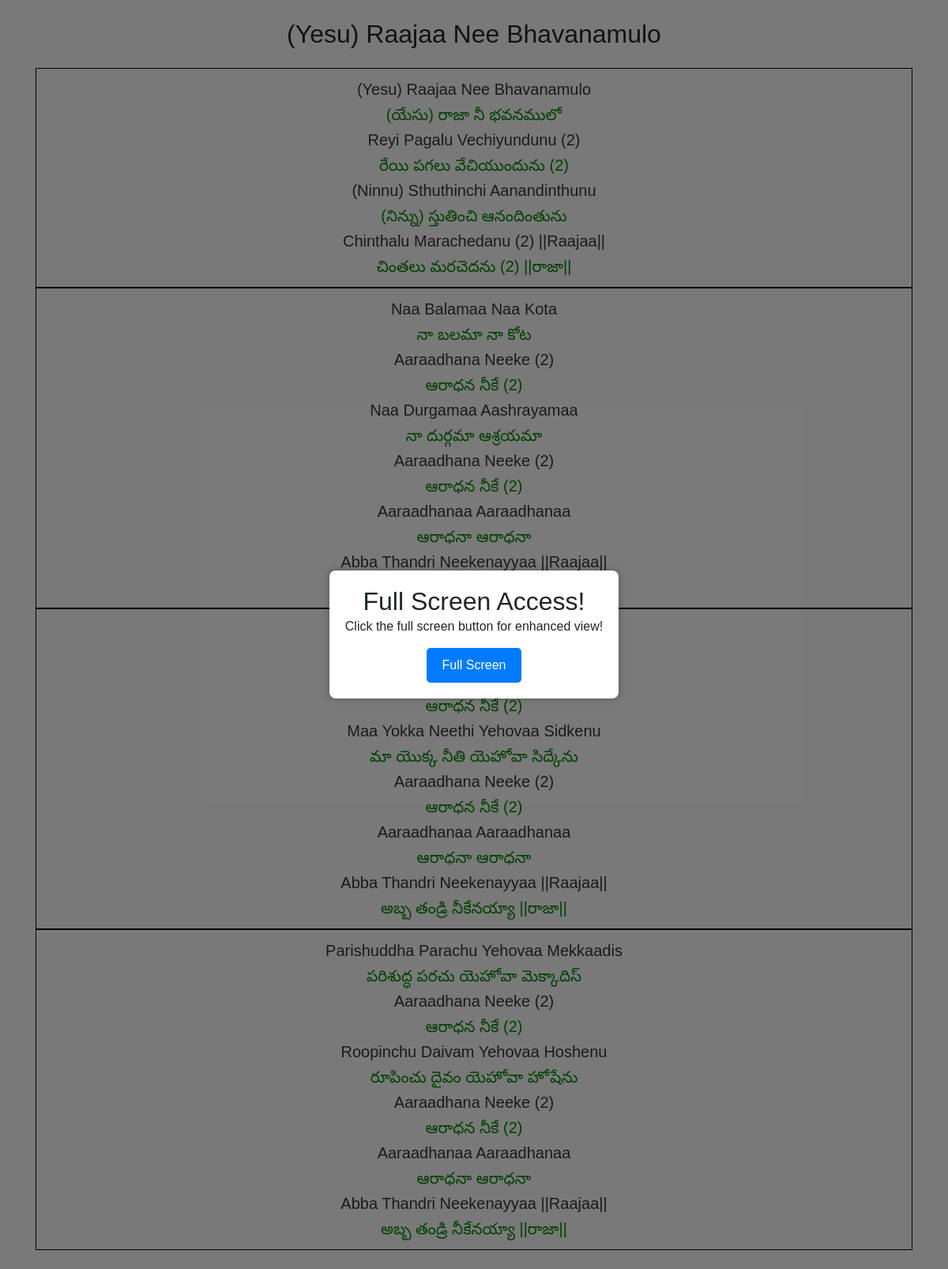
/song/968, run on the app's committed database.
### tables this page shows
CREATE TABLE songs (
            id INTEGER PRIMARY KEY AUTOINCREMENT,
            title TEXT,
            alternate_title TEXT,
            lyrics TEXT,
            transliteration TEXT,
            chord TEXT,
            search_title TEXT,
            search_lyrics TEXT,
            youtube_link TEXT,
            create_date TEXT,
            modified_date TEXT,
            username TEXT,
            FOREIGN KEY (username) REFERENCES users(username)
        );

### server.py (the view)
@app.route('/song/<id>')
def song(id):
    try:
        conn = sqlite3.connect(DATABASE)
        cursor = conn.cursor()
        cursor.execute('SELECT lyrics, transliteration, chord, title, youtube_link FROM songs WHERE id = ?', (int(id),))
        row = cursor.fetchone()
        conn.close()
        lyrics = song_view(row[0], row[1], row[2])
    except:
        conn.close()
        return "Song Not Available!"
    return render_template("song_viewer.html", lyrics=lyrics, song_title=row[3], link = row[4])

### templates/song_viewer.html (shortened to what this page needs)
<!DOCTYPE html>
<html lang="en">
<head>
    <link rel="stylesheet" href="https://cdn.jsdelivr.net/npm/bootstrap@4.5.3/dist/css/bootstrap.min.css">
</head>
<body>
    <div class="overlay" id="overlay">
        <div class="popup-card" id="popupCard">
            <h2>Full Screen Access!</h2>
            <p>Click the full screen button for enhanced view!</p>
            <button onclick="full()">Full Screen</button>
        </div>
    </div>
    <div class="container" id="container">
        <br>
        <center>
            <h2>{{song_title}}</h2>
        </center>
        <br>
        <div class="song-lyrics">
            <center>{{lyrics | safe}}</center>
        </div>
    </div>
    <br>
</body>
</html>

### templates/song_viewer.html (style rules this page uses)
.overlay { display: none; position: fixed; top: 0; left: 0; width: 100%; height: 100%; background-color: rgba(0, 0, 0, 0.5); justify-content: center; align-items: center; }
.popup-card { background-color: white; padding: 20px; border-radius: 8px; box-shadow: 0 0 10px rgba(0, 0, 0, 0.3); text-align: center; }
button { padding: 10px 20px; background-color: #007bff; color: white; border: none; border-radius: 5px; cursor: pointer; margin-top: 15px; }
body, h1, h2, p { margin: 0; padding: 0; }
body { font-family: Arial, sans-serif; background-color: #f4f4f4; }
.song-lyrics { color: #333; line-height: 1.6; font-size: 20px; }
.container { overflow-y: auto; }

### data on the page
songs: title "(Yesu) Raajaa Nee Bhavanamulo", title "(Yesu) Raajaa Nee Bhavanamulo (యేసు) రాజా నీ భవనములో Reyi Pagalu Vechiyundunu (2) రేయి పగలు వేచియుందును (2) (Ninnu) Sthuthinchi Aanandinthunu (నిన్ను) స్తుతించి ఆనందింతును Chinthalu Marachedanu (2) ||Raajaa|| చింతలు మరచెదను (2) ||రాజా|| Naa Balamaa Naa Kota నా బలమా నా కోట Aaraadhana Neeke (2) ఆరాధన నీకే (2) Naa Durgamaa Aashrayamaa నా దుర్గమా ఆశ్రయమా Aaraadhana Neeke (2) ఆరాధన నీకే (2) Aaraadhanaa Aaraadhanaa ఆరాధనా ఆరాధనా Abba Thandri Neekenayyaa ||Raajaa|| ఆరాధన నీకే (2) Maa Yokka Neethi Yehovaa Sidkenu మా యొక్క నీతి యెహోవా సిద్కేను Aaraadhana Neeke (2) ఆరాధన నీకే (2) Aaraadhanaa Aaraadhanaa ఆరాధనా ఆరాధనా Abba Thandri Neekenayyaa ||Raajaa|| అబ్బ తండ్రి నీకేనయ్యా ||రాజా|| Parishuddha…"
